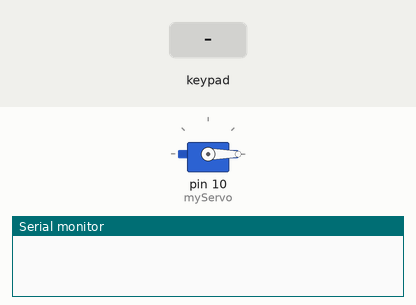
Recording of a sketch running on a simulated Arduino Uno, built with avr-gcc and run on an emulated ATmega328P. On the bench: servo, the last lines printed to the serial monitor. The test bench sets the inputs (shaded band).

Above: at 1.2 s.
1.3 s: key 'B' pressed
At 2.5 s:
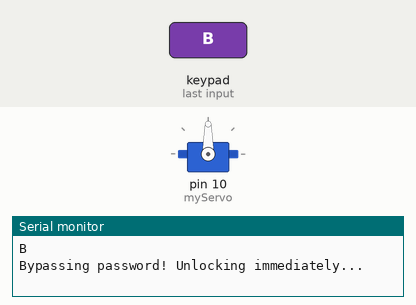
2.8 s: keypad keys 1 2 3 pressed 0.4 s apart
7.0 s: key 'A' pressed
8.5 s: keypad keys 1 2 3 # pressed 0.4 s apart
11.6 s: key 'C' pressed
13.1 s: keypad keys 1 2 3 * pressed 0.4 s apart
Timing chart, 0 to 16.1 s (numbered marks = the images above; inputs shaded):
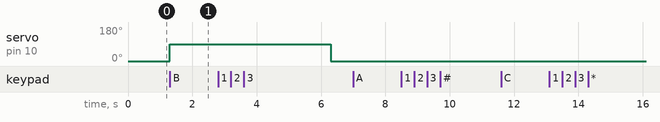

The sketch:

IndoorLockSystem.ino
```cpp
#include <Keypad.h>
#include <Servo.h>

// Define the number of rows and columns
const byte ROWS = 4;  // 4 Rows
const byte COLS = 4;  // 4 Columns

// Define the keys on your keypad
char keys[ROWS][COLS] = {
  {'A', '3', '2', '1'},
  {'B', '6', '5', '4'},
  {'C', '9', '8', '7'},
  {'D', '#', '0', '*'}
};

// Connect keypad rows and columns to Arduino pins
byte rowPins[ROWS] = {2, 3, 4, 5}; // Rows connected to pins 2, 3, 4, 5
byte colPins[COLS] = {6, 7, 8, 9}; // Columns connected to pins 6, 7, 8, 9

// Create the Keypad object
Keypad keypad = Keypad(makeKeymap(keys), rowPins, colPins, ROWS, COLS);

// Define password
String correctPassword = "123";
String enteredPassword = "";

// Create a Servo object
Servo myServo;
int lockPosition = 0;    // Locked position
int unlockPosition = 90;  // Unlocked position

void setup() {
  Serial.begin(9600);
  myServo.attach(10);     // Attach servo to pin 10
  myServo.write(lockPosition);  // Start in locked position
}

void loop() {
  char key = keypad.getKey();  // Check for key press

  if (key) {  // If a key is pressed, process it
    Serial.println(key);

    if (key == 'A') {
      // Clear all input
      enteredPassword = "";
      Serial.println("Input cleared.");
    }
    else if (key == 'B') {
      // Bypass password and unlock immediately
      unlockLockBypass();
    }
    else if (key == 'C') {
      // Ignore C input (optional)
      Serial.println("Ignored input: C");
    }
    else if (key == 'D') {
      // Confirm password entry
      if (enteredPassword.length() == 3) {
        if (enteredPassword == correctPassword) {
          unlockLock();  // Unlock if the password is correct
        } else {
          Serial.println("Wrong Password!");  // Notify if wrong password
        }
      } else {
        Serial.println("Enter 3 digits first.");
      }
      enteredPassword = "";  // Reset entered password after confirmation
    }
    else if (enteredPassword.length() < 3) {
      // Add pressed key to entered password if it's less than 3 digits
      enteredPassword += key;
      Serial.print("Entered Password: ");
      Serial.println(enteredPassword);
    }
  }
}

void unlockLock() {
  Serial.println("Correct Password! Unlocking...");
  myServo.write(unlockPosition); // Unlock the servo
  delay(5000);                   // Wait for 5 seconds (lock stays open)
  Serial.println("Locking again...");
  myServo.write(lockPosition);   // Lock the servo again
}

void unlockLockBypass() {
  Serial.println("Bypassing password! Unlocking immediately...");
  myServo.write(unlockPosition); // Unlock the servo
  delay(5000);                   // Wait for 5 seconds (lock stays open)
  Serial.println("Locking again...");
  myServo.write(lockPosition);   // Lock the servo again
}
```

Measured:
- after the input at 1.3 s, servo on pin 10 (myServo): 0° → 90° at once
